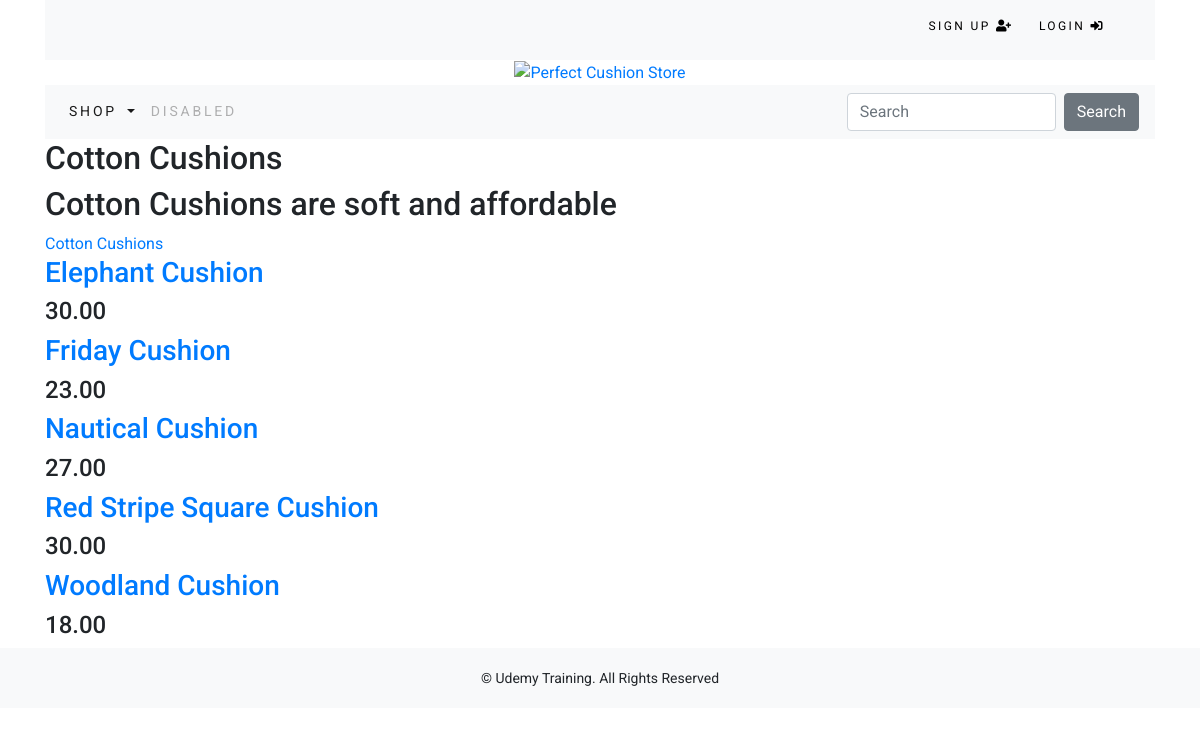
The app's page /shop/cotton-cushions/ with its own data.
### shop/models.py (models this page shows, shortened)
class Category(models.Model):
    name = models.CharField(max_length=247, unique=True)
    slug = models.SlugField(max_length=247, unique=True)
    description = models.TextField(blank=True)
    image = models.ImageField(upload_to='category', blank=True)
    class Meta:
        ordering = ['name']
        verbose_name = 'category'
        verbose_name_plural = 'categories'
    def get_absolute_url(self):
        return reverse('shop:productsbycategory', kwargs={'slug':self.slug})

class Product(models.Model):
        name = models.CharField(max_length=247, unique=True)
        slug = models.SlugField(max_length=247, unique=True)
        description = models.TextField(blank=True)
        category = models.ForeignKey(Category, related_name='products', on_delete=models.CASCADE, null=True, blank=True)
        price = models.DecimalField(max_digits=10, decimal_places=2)
        image = models.ImageField(upload_to='product', blank=True)
        stock = models.IntegerField()
        available = models.BooleanField(default=True)
        created = models.DateTimeField(auto_now_add=True)
        updated = models.DateTimeField(auto_now=True)
        class Meta:
            ordering = ['name']
            verbose_name = 'product'
            verbose_name_plural = 'products'
        def get_absolute_url(self, *args, **kwargs):
            return reverse('shop:singleproduct', kwargs={'slug':self.slug})

### shop/views.py (the view)
# urls.py: path('<slug:slug>/', views.SingleCategory.as_view(), name='productsbycategory'),
class SingleCategory(generic.DetailView):
    model = Category

### cart/context_processors.py (called while the page is built)
def counter(request):
    item_count = 0
    if 'admin' in request.path:
        return {}
    else:
        try:
            cart = Cart.objects.filter(cart_id=_cart_id(request))
            cart_items = CartItem.objects.all().filter(cart=cart[:1])
            for cart_item in cart_items:
                item_count += cart_item.quantity
        except Cart.DoesNotExist:
            item_count = 0
    return dict(item_count = item_count)

### cart/views.py (called while the page is built)
def _cart_id(request):
    cart = request.session.session_key
    if not cart:
        cart = request.session.create()
    return cart

### shop/templates/shop/category_detail.html (shortened to what this page needs)
{% extends 'base.html' %}
{% block content %}
    <h2>{{ category.name }}</h2>
    <h2>{{ category.description }}</h2>
    <a href="{{ category.get_absolute_url }}">{{category.name}}</a>
    <br>
    {% for product in category.products.all %}
        <a href="{{ product.get_absolute_url }}"><h3>{{ product.name }}</h3></a>
        <h4>{{ product.price }}</h4>
    {% endfor %}
{% endblock %}

### templates/base.html (shortened to what this page needs)
<!DOCTYPE html>
{% load staticfiles %}
<html lang="en" dir="ltr">
    <head>
        <link rel="stylesheet" href="https://stackpath.bootstrapcdn.com/bootstrap/4.3.1/css/bootstrap.min.css">
        <link rel="stylesheet" href="https://maxcdn.bootstrapcdn.com/bootstrap/3.3.7/css/bootstrap-theme.min.css">
        <link rel="stylesheet" href="https://use.fontawesome.com/releases/v5.7.2/css/all.css">
        <link rel="stylesheet" href="{% static 'perfectcushion/css/master.css' %}">
    </head>
    <body>
        <div class="container">
            <div class="container-fluid bg-light navbar-fixed-top my_top_navbar_div">
                {% include '_top-navbar.html' %}
            </div>
            {% include '_header.html' %}
            {% include '_navbar.html' %}
            {% block content %}
            {% endblock %}
        </div>
            {% include '_footer.html' %}
    </body>
</html>

### templates/_top-navbar.html
<div class="container">
    <div class="my_custom_menu">
        <ul>
            {% if request.user.is_authenticated %}
            <li>
                Welcome, {{ user.username }} <i class="fas fa-user"></i>
            </li>
            <li>
                <a href="{% url 'accounts:logout' %}">Log Out <i class="fas fa-sign-out-alt"></i></a>
            </li>
            {% else %}
            <li>
                <a href="{% url 'accounts:signup' %}">Sign Up <i class="fas fa-user-plus"></i></a>
            </li>
            <li>
                <a href="{% url 'accounts:login' %}">Login <i class="fas fa-sign-in-alt"></i></a>
            </li>
            {% endif %}
        </ul>
    </div>
</div>

### templates/_header.html
{% load staticfiles %}
<header>
    <center>
        <a href="{% url 'shop:allprodcat' %}"><img src="{% static 'img/logo.png' %}" alt="Perfect Cushion Store"></a>
    </center>
</header>

### templates/_navbar.html (shortened to what this page needs)
{% load bootstrap4 %}
<nav class="navbar navbar-expand-lg navbar-light bg-light">
    <div class="collapse navbar-collapse" id="navbarSupportedContent">
        <ul class="navbar-nav mr-auto">
            <li class="nav-item dropdown {% if 'shop' in request.path %}active{% endif %}">
                <a class="nav-link dropdown-toggle" href="#" id="navbarDropdown" role="button" data-toggle="dropdown" aria-haspopup="true" aria-expanded="false">
                    Shop
                </a>
            </li>
            <li class="nav-item">
                <a class="nav-link disabled" href="#" tabindex="-1" aria-disabled="true">Disabled</a>
            </li>
        </ul>
        <form class="form-inline my-2 my-lg-0" action="{% url 'search:productsearch' %}" method="get">
            <input class="form-control mr-sm-2" type="search" placeholder="Search" aria-label="Search" name='q'>
            <button class="btn btn-secondary my-2 my-sm-0" type="submit">Search</button>
        </form>
    </div>
</nav>

### templates/_footer.html
<div class="footer navbar-fixed-bottom my_footer">
    <p class="text-center">&copy; Udemy Training. All Rights Reserved</p>
</div>

### static/perfectcushion/master.css (style rules this page uses)
body { font-family: 'Roboto', sans-serif; }
.nav-item { letter-spacing: .2em; font-size: 14px; text-transform: uppercase; }
.my_footer { background-color: #f8f9fa; height: 60px; }
.my_footer p { padding-top: 20px; font-size: 14px; }
.my_top_navbar_div { height: 60px; line-height: 50px; }
.my_custom_menu { text-align: right !important; }
.my_custom_menu ul li { list-style: none; color: #000; text-transform: uppercase; letter-spacing: .2em; font-size: 12px; padding-right: 20px; display: inline; }
.my_custom_menu ul li a { text-decoration: none; color: #000; list-style: none; text-transform: uppercase; letter-spacing: .2em; font-size: 12px; }

### records on screen
Category: name "Cotton Cushions", description "Cotton Cushions are soft and affordable"
Product: name "Elephant Cushion", price "30.00"
Product: name "Friday Cushion", price "23.00"
Product: name "Nautical Cushion", price "27.00"
Product: name "Red Stripe Square Cushion", price "30.00"
Product: name "Woodland Cushion", price "18.00"
